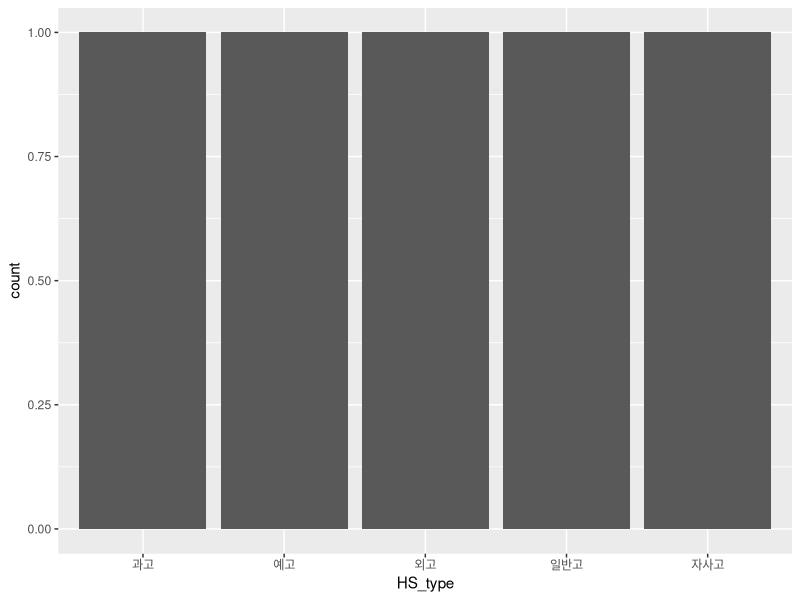

Write the R code that produced this figure. (Note: this script raises an error after producing the figure.)
install.packages('readxl')
library(readxl)
library(dplyr)
library(tidyr)

# setwd("~/Documents/github/jikyun/data")
sdf <- read_excel("seouluni_donga.xls", col_names=FALSE)
sdf <- tbl_df(sdf)
sdf <- sdf %>% slice(4:n()) %>% select(2:14)
colnames <- sdf[1,]; 
colnames[1] <- "HS_name"; colnames[2] <- "HS_type"; colnames[3] <- "HS_region"; 
for (k in c(4:13))
{
  colnames[k] <- paste("Y",colnames[k],sep="")
}

sdf <- sdf[-1,] 
names(sdf) <- colnames
long_sdf <- sdf %>% gather(year, new_entry, Y2008:Y1999)

###

tdf <- long_sdf
str(long_sdf)

vdf <- tdf %>% filter(new_entry>0) %>% group_by(year, HS_type) %>% summarise(sum = sum(new_entry))
vdf <- vdf %>% spread(year, sum)
str(vdf)

library(ggplot2)

ggplot(vdf) + 
  geom_bar(mapping = aes(x = HS_type))  

diamonds

ggplot(vdf) +
  geom_bar(aes(x=year, y=sum, fill=HS_type), stat ="identity", position ="fill")
